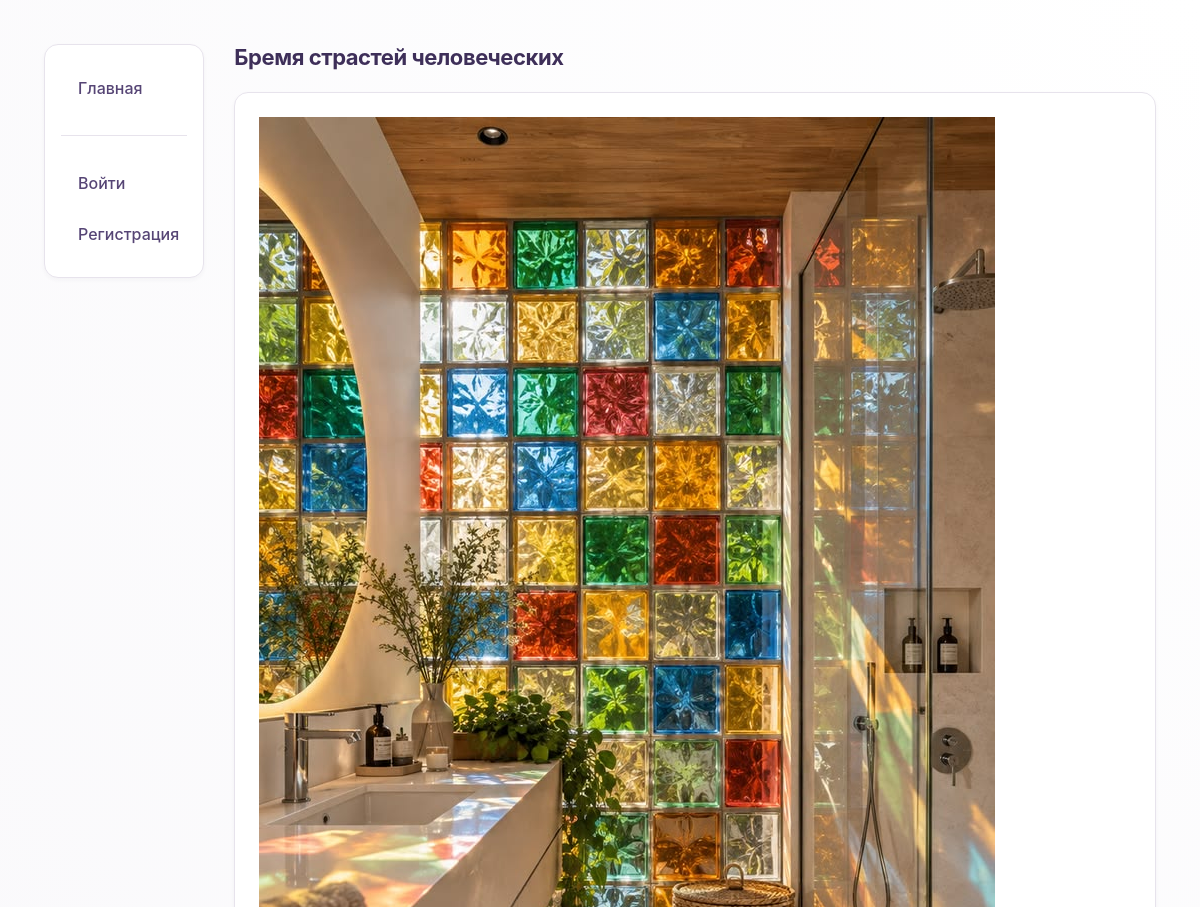
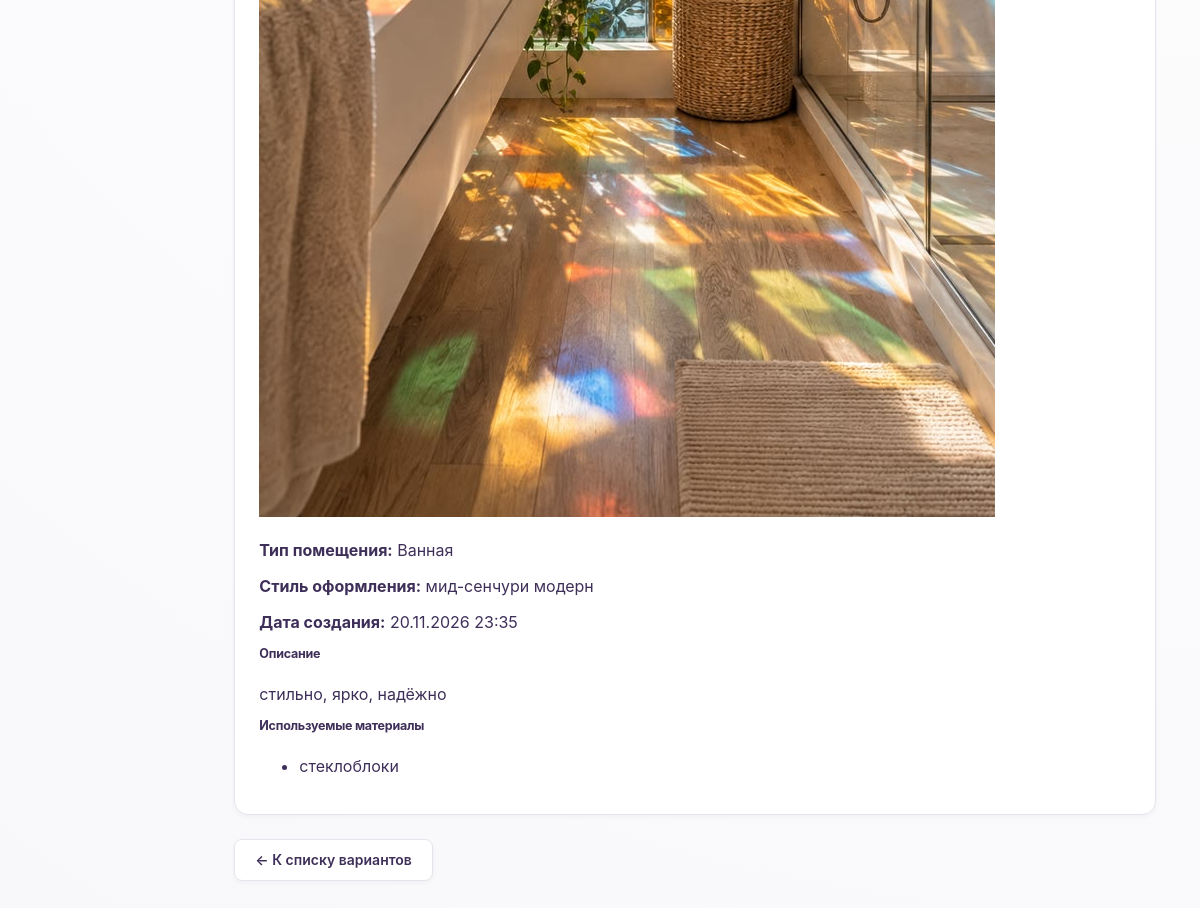
Page /proposal/1/ on the committed database (2 pictures, top to bottom).
### studio/models.py (models this page shows, shortened)
class DesignProposal(models.Model):
    title = models.CharField(max_length=200, verbose_name="Название")
    description = models.TextField(verbose_name="Описание")
    style = models.ForeignKey(DesignStyle, on_delete=models.SET_NULL, null=True, verbose_name="Стиль")
    materials = models.ManyToManyField(Material, blank=True, verbose_name="Материалы")
    preview_image = models.ImageField(upload_to='proposals/', blank=True, verbose_name="Изображение")
    room_type = models.CharField(
        max_length=20,
        choices=[
            ('bedroom', 'Спальня'),
            ('bathroom', 'Ванная'),
            ('kitchen', 'Кухня'),
            ('living_room', 'Гостиная'),
            ('office', 'Офис'),
            ('other', 'Другое'),
        ],
        default='other',
        verbose_name="Тип помещения"
    )
    created_at = models.DateTimeField(auto_now_add=True, verbose_name="Дата создания")
    class Meta:
        ordering = ['-created_at']
        verbose_name = "Вариант оформления"
        verbose_name_plural = "Варианты оформления"

class DesignStyle(models.Model):
    name = models.CharField(max_length=100, verbose_name="Название стиля")
    description = models.TextField(blank=True, verbose_name="Описание")
    class Meta:
        verbose_name = "Стиль оформления"
        verbose_name_plural = "Стили оформления"

class Material(models.Model):
    name = models.CharField(max_length=100, verbose_name="Название материала")
    class Meta:
        verbose_name = "Материал"
        verbose_name_plural = "Материалы"

### studio/views.py (the view)
# urls.py: path('proposal/<int:pk>/', views.ProposalDetailView.as_view(), name='proposal-detail'),
class ProposalDetailView(generic.DetailView):
    model = DesignProposal
    template_name = 'studio/proposal_detail.html'
    context_object_name = 'proposal'

### studio/templates/studio/proposal_detail.html (shortened to what this page needs)
{% extends "base_generic.html" %}
{% block content %}
<h1>{{ proposal.title }}</h1>
<div class="panel">
    {% if proposal.preview_image %}
        <img src="{{ proposal.preview_image.url }}" alt="{{ proposal.title }}" class="detail-image" style="margin-bottom: 20px;">
    {% endif %}
    <div class="detail-meta">
        <p><strong>Тип помещения:</strong> {{ proposal.get_room_type_display }}</p>
        {% if proposal.style %}
        <p><strong>Стиль оформления:</strong> {{ proposal.style.name }}</p>
        {% endif %}
        <p><strong>Дата создания:</strong> {{ proposal.created_at|date:"d.m.Y H:i" }}</p>
    </div>
    <h3>Описание</h3>
    <p>{{ proposal.description }}</p>
    {% if proposal.materials.all %}
    <h3>Используемые материалы</h3>
    <ul>
        {% for material in proposal.materials.all %}
        <li>{{ material.name }}</li>
        {% endfor %}
    </ul>
    {% endif %}
</div>
<p>
    <a href="{% url 'proposals' %}" class="btn btn-default">← К списку вариантов</a>
</p>
{% endblock %}

### studio/static/css/styles.css (style rules this page uses)
* { box-sizing: border-box; }
body { font-family: -apple-system, BlinkMacSystemFont, 'Segoe UI', 'Inter', sans-serif; background: radial-gradient(circle at top right, #ffffff, #F8F7FA); background-attachment: fixed; color: #3E2F59; font-size: 16px; line-height: 1.65; margin: 0; padding: 24px; }
h1, h2, h3 { color: #3E2F59; margin: 0 0 20px; line-height: 1.25; letter-spacing: -0.02em; font-weight: 750; }
h1 { font-size: 2.2rem; }
h3 { font-size: 1.25rem; }
a { color: #3E2F59; text-decoration: none; transition: color 0.25s ease; }
.btn { display: inline-block; padding: 10px 20px; border-radius: 8px; border: 1px solid transparent; cursor: pointer; font-size: 14px; font-weight: 600; text-decoration: none; text-align: center; margin-right: 12px; margin-bottom: 12px; transition: all 0.25s ease; }
.btn:last-child { margin-right: 0; }
.btn-default { background: #FFFFFF; color: #3E2F59; border-color: #E7E3EC; box-shadow: 0 2px 4px rgba(62, 47, 89, 0.04); }
.panel { background: #FFFFFF; border: 1px solid #E7E3EC; border-radius: 14px; padding: 24px; margin-bottom: 24px; box-shadow: 0 2px 4px rgba(62, 47, 89, 0.04); transition: box-shadow 0.25s ease; }
.panel { animation: fadeIn 0.4s ease; }

### rows in the picture
DesignProposal: title "Бремя страстей человеческих", preview_image (picture), room_type "Ванная", style.name "мид-сенчури модерн", created_at "20.11.2026 23:35", description "стильно, ярко, надёжно"
Material: name "стеклоблоки"
